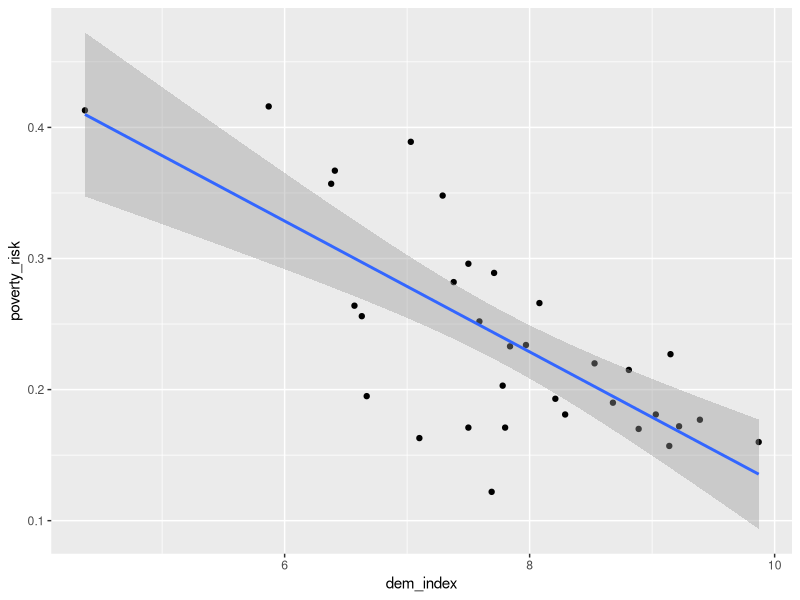

R code for this plot:
## ---- chunk 1
knitr::opts_chunk$set(echo = TRUE, eval = F)
## ---- chunk 2

library(tidyverse) # for pipes, count function and ggplot
countries = read.csv("data/countries.csv")
## ---- chunk 3

countries %>% ggplot(aes(x=dem_index, y=poverty_risk))+geom_point()+geom_smooth(method = "lm") # remember to visualize before modeling 

mod1 = lm(poverty_risk ~ dem_index, data = countries)
## ---- chunk 4
summary(mod1)

"Intercept - the expected proportion of people at the risk of poverty in a country with the democracy index of zero. In such country, we would expect to see 63% (0.63) of people at the risk of poverty."

"dem_index - the difference in the expected proportion of people at the risk of povery when the democracy index raises by one. According to our model, countries with 1 additional point on the democracy index have on average 5 percentage points smaller proportion of people at the risk of poverty"
## ---- chunk 5
"No, it is only technical. On inspection of the data, you will notice there are no countries in the sample even close to the democracy index of 0. So the interpetation is, in fact, a wild extrapolation to an area for which we have no data."
## ---- chunk 6
countries$dem_index_c = countries$dem_index - mean(countries$dem_index, na.rm = TRUE)

mod2 = lm(poverty_risk ~ dem_index_c, data = countries)
summary(mod2)

"The intercept now represents the proportion of people at the risk of poverty in a country with average democracy index (average within our sample, of course). This is much more useful. The interpretation of the slope coefficient does not change."
## ---- chunk 7

str(countries$di_cat) # check that the variable is not coded as numeric
countries %>% count(di_cat) # out of curiosity, we look at a basic frequency table

mod3 = lm(poverty_risk ~ di_cat, data = countries)
summary(mod3)

"We did not have to do anything special before running the model, just check that that the di_cat variable is not coded as numeric. Since it is not, R automatically transforms it into factor (if it is not a factor yet) and then to dummies. It automatically includes only k-1 of the dummies in the model. We see, looking at the intercepts, that full democracy have 6 percentage points less people living in poverty, on average, compared to Flawed democracies. Hybrid democracies, on the other hand, have 16 percentage points higher povery rate the Flawed democracies, on average. But what is the poverty rate of Flawed democracies to begin with? It is the intercept, i.e. 25.5 %."
